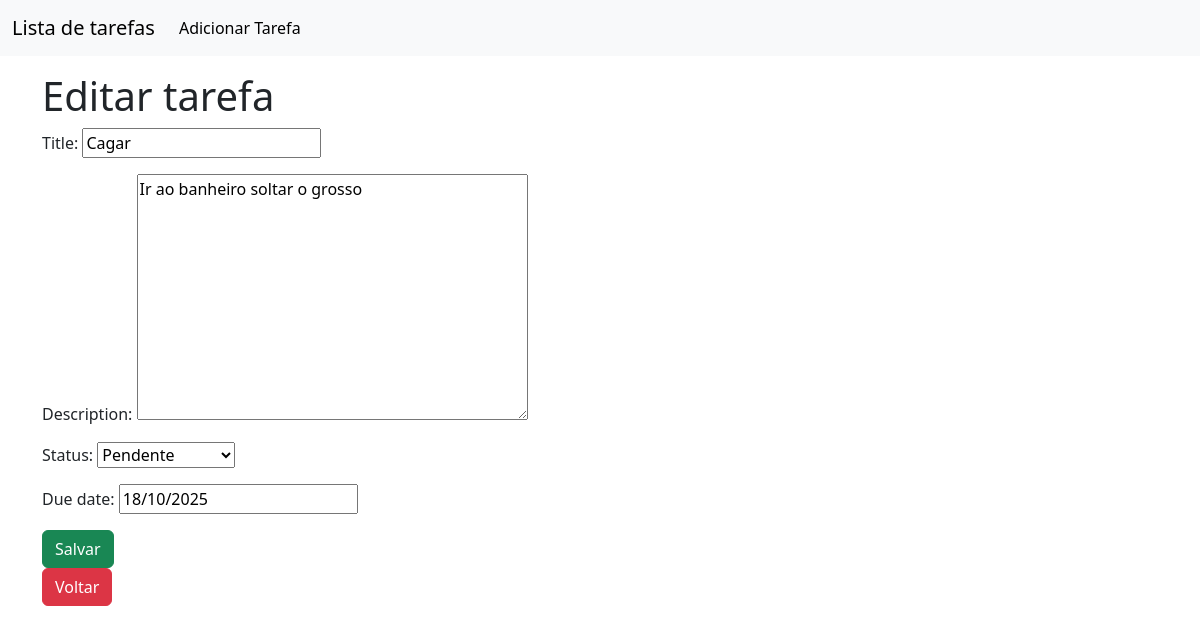
The app's page /tasks/2/edit/, older data.
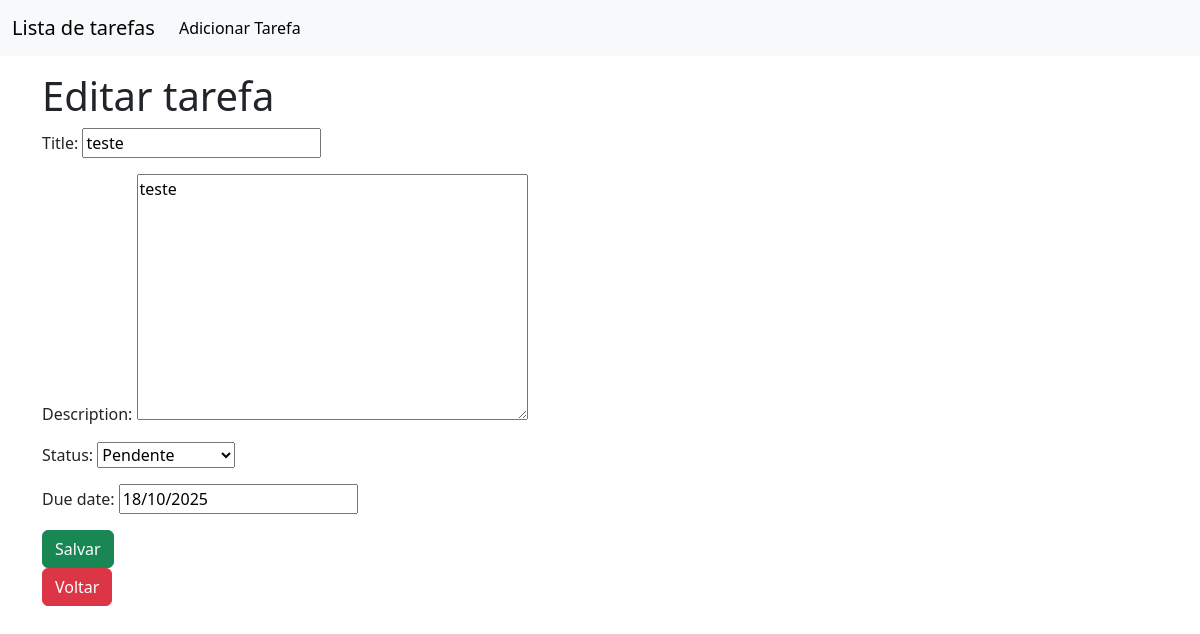
The same page, newer data.
### tasks/models.py (models this page shows, shortened)
class Task(models.Model):
    STATUS_CHOIES = [
        ('P', 'Pendente'),
        ('A',  'Em andamento'),
        ('C', 'Concluido')
    ]
    numero = models.PositiveIntegerField()
    title = models.CharField(max_length=255)
    description = models.TextField()
    status = models.CharField(max_length=15, choices=STATUS_CHOIES, default='')
    created_at = models.DateTimeField(auto_now_add=True)
    due_date = models.DateField()

### tasks/views.py (the view, shortened to what this page needs)
# urls.py: path('tasks/<int:pk>/edit/', TaskUpdateView.as_view(), name="task-edit"),
class TaskUpdateView(UpdateView):
    model = Task
    form_class = TaskForm
    template_name = 'tasks/task_edit.html'
    success_url = reverse_lazy('task-list')

### tasks/forms.py
class TaskForm(forms.ModelForm):
    class Meta:
        model = Task
        fields = ['title', 'description', 'status', 'due_date']

### tasks/templates/tasks/task_edit.html (shortened to what this page needs)
{% extends "tasks/base.html" %}
{% block content %}
    <h1>Editar tarefa</h1>
    <form method="post" action="" class="form">
        {{form.as_p}}
        <button type="submit" class="btn btn-success">Salvar</button>
    </form>
    <a href="{% url "task-list" %}">
    <button type="button" class="btn btn-danger">Voltar</button>
    </a>
{% endblock  %}

### tasks/templates/tasks/base.html (shortened to what this page needs)
<!doctype html>
<html lang="en">
  <head>
    <link href="https://cdn.jsdelivr.net/npm/bootstrap@5.3.8/dist/css/bootstrap.min.css" rel="stylesheet">
  </head>
  <body>
    <nav class="navbar navbar-expand-lg bg-body-tertiary">
        <div class="container-fluid">
            <a class="navbar-brand" href="{% url "task-list" %}">Lista de tarefas</a>
            <div class="collapse navbar-collapse" id="navbarNav">
                <ul class="navbar-nav">
                    <li class="nav-item">
                        <a class="nav-link active" aria-current="page" href="{% url "task-create" %}">Adicionar Tarefa</a>
                    </li>
                </ul>
            </div>
        </div>
    </nav>
    <main class="container mt-3">
        {% block content %}
        {% endblock  %}
    </main>
  </body>
</html>

Row changes from the older to the newer data that the page shows:
changed Task "Pendente": title "Cagar" → "teste"; description "Ir ao banheiro soltar o grosso" → "teste"
